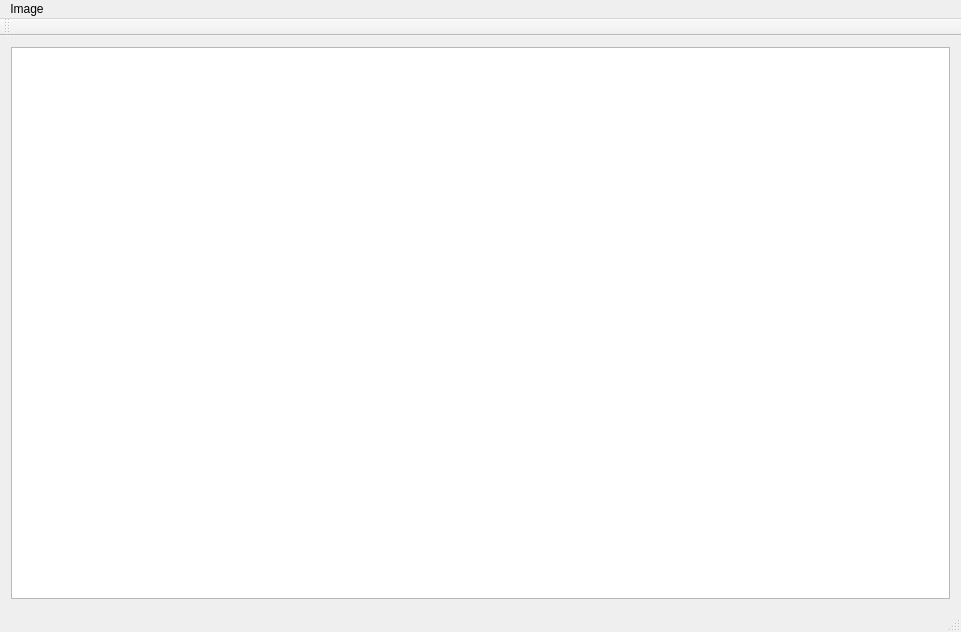
<?xml version="1.0" encoding="UTF-8"?>
<ui version="4.0">
 <class>MainWindow</class>
 <widget class="QMainWindow" name="MainWindow">
  <property name="geometry">
   <rect>
    <x>0</x>
    <y>0</y>
    <width>961</width>
    <height>632</height>
   </rect>
  </property>
  <property name="windowTitle">
   <string>MainWindow</string>
  </property>
  <widget class="QWidget" name="centralWidget">
   <layout class="QGridLayout" name="gridLayout">
    <item row="0" column="0">
     <widget class="DrawCanvas" name="graphicsView">
      <property name="mouseTracking">
       <bool>true</bool>
      </property>
     </widget>
    </item>
   </layout>
  </widget>
  <widget class="QMenuBar" name="menuBar">
   <property name="geometry">
    <rect>
     <x>0</x>
     <y>0</y>
     <width>961</width>
     <height>23</height>
    </rect>
   </property>
   <widget class="QMenu" name="menuImage">
    <property name="title">
     <string>Image</string>
    </property>
    <addaction name="actionProcess"/>
   </widget>
   <addaction name="menuImage"/>
  </widget>
  <widget class="QToolBar" name="mainToolBar">
   <attribute name="toolBarArea">
    <enum>TopToolBarArea</enum>
   </attribute>
   <attribute name="toolBarBreak">
    <bool>false</bool>
   </attribute>
  </widget>
  <widget class="QStatusBar" name="statusBar"/>
  <action name="actionProcess">
   <property name="text">
    <string>Process</string>
   </property>
  </action>
 </widget>
 <layoutdefault spacing="6" margin="11"/>
 <customwidgets>
  <customwidget>
   <class>DrawCanvas</class>
   <extends>QGraphicsView</extends>
   <header>gui/drawcanvas.h</header>
  </customwidget>
 </customwidgets>
 <resources/>
 <connections/>
</ui>
